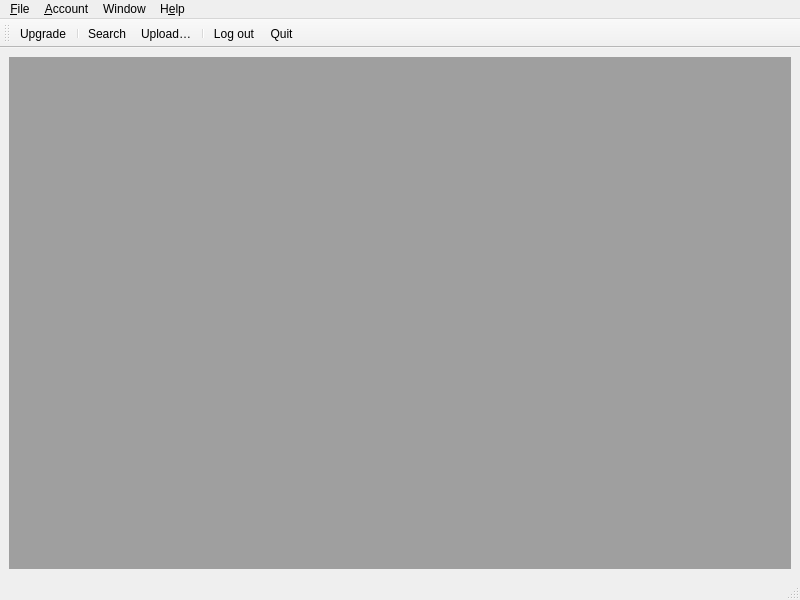
<?xml version="1.0" encoding="UTF-8"?>
<ui version="4.0">
 <class>MainWindow</class>
 <widget class="QMainWindow" name="MainWindow">
  <property name="geometry">
   <rect>
    <x>0</x>
    <y>0</y>
    <width>800</width>
    <height>600</height>
   </rect>
  </property>
  <property name="windowTitle">
   <string>aurqt</string>
  </property>
  <widget class="QWidget" name="centralwidget">
   <property name="enabled">
    <bool>true</bool>
   </property>
   <layout class="QGridLayout" name="gridLayout">
    <item row="0" column="0">
     <widget class="QMdiArea" name="mdiArea"/>
    </item>
   </layout>
  </widget>
  <widget class="QStatusBar" name="statusbar"/>
  <widget class="QMenuBar" name="menubar">
   <property name="geometry">
    <rect>
     <x>0</x>
     <y>0</y>
     <width>800</width>
     <height>24</height>
    </rect>
   </property>
   <widget class="QMenu" name="menuPackage">
    <property name="title">
     <string>&amp;File</string>
    </property>
    <addaction name="separator"/>
    <addaction name="actionUpgrade"/>
    <addaction name="separator"/>
    <addaction name="actionSearch"/>
    <addaction name="actionUpload"/>
    <addaction name="separator"/>
    <addaction name="actionPreferences"/>
    <addaction name="actionQuit"/>
   </widget>
   <widget class="QMenu" name="menuHelp">
    <property name="title">
     <string>H&amp;elp</string>
    </property>
    <addaction name="actionOnline_Help"/>
    <addaction name="actionAbout"/>
   </widget>
   <widget class="QMenu" name="menuAccount">
    <property name="title">
     <string>&amp;Account</string>
    </property>
    <addaction name="actionLog_out"/>
    <addaction name="actionMy_Packages"/>
   </widget>
   <widget class="QMenu" name="menuWindow">
    <property name="title">
     <string>Window</string>
    </property>
    <addaction name="actionMinimize"/>
    <addaction name="separator"/>
   </widget>
   <addaction name="menuPackage"/>
   <addaction name="menuAccount"/>
   <addaction name="menuWindow"/>
   <addaction name="menuHelp"/>
  </widget>
  <widget class="QToolBar" name="toolBar">
   <property name="windowTitle">
    <string>toolBar</string>
   </property>
   <property name="iconSize">
    <size>
     <width>32</width>
     <height>32</height>
    </size>
   </property>
   <property name="toolButtonStyle">
    <enum>Qt::ToolButtonFollowStyle</enum>
   </property>
   <attribute name="toolBarArea">
    <enum>TopToolBarArea</enum>
   </attribute>
   <attribute name="toolBarBreak">
    <bool>false</bool>
   </attribute>
   <addaction name="actionUpgrade"/>
   <addaction name="separator"/>
   <addaction name="actionSearch"/>
   <addaction name="actionUpload"/>
   <addaction name="separator"/>
   <addaction name="actionLog_out"/>
   <addaction name="actionQuit"/>
  </widget>
  <action name="actionQuit">
   <property name="icon">
    <iconset theme="application-exit">
     <normaloff/>
    </iconset>
   </property>
   <property name="text">
    <string>&amp;Quit</string>
   </property>
   <property name="shortcut">
    <string>Ctrl+Q</string>
   </property>
   <property name="shortcutContext">
    <enum>Qt::ApplicationShortcut</enum>
   </property>
  </action>
  <action name="actionUpload">
   <property name="icon">
    <iconset theme="list-add">
     <normaloff/>
    </iconset>
   </property>
   <property name="text">
    <string>&amp;Upload…</string>
   </property>
   <property name="toolTip">
    <string>Upload…</string>
   </property>
   <property name="shortcut">
    <string>Ctrl+Shift+U</string>
   </property>
   <property name="shortcutContext">
    <enum>Qt::ApplicationShortcut</enum>
   </property>
  </action>
  <action name="actionSearch">
   <property name="icon">
    <iconset theme="edit-find">
     <normaloff/>
    </iconset>
   </property>
   <property name="text">
    <string>&amp;Search</string>
   </property>
   <property name="shortcut">
    <string>Ctrl+S</string>
   </property>
   <property name="shortcutContext">
    <enum>Qt::ApplicationShortcut</enum>
   </property>
  </action>
  <action name="actionOnline_Help">
   <property name="icon">
    <iconset theme="help-contents">
     <normaloff/>
    </iconset>
   </property>
   <property name="text">
    <string>Online &amp;Help</string>
   </property>
   <property name="toolTip">
    <string>Online Help</string>
   </property>
   <property name="shortcut">
    <string>F1</string>
   </property>
   <property name="shortcutContext">
    <enum>Qt::ApplicationShortcut</enum>
   </property>
  </action>
  <action name="actionAbout">
   <property name="icon">
    <iconset theme="help-about">
     <normaloff/>
    </iconset>
   </property>
   <property name="text">
    <string>&amp;About</string>
   </property>
  </action>
  <action name="actionPreferences">
   <property name="icon">
    <iconset theme="configure">
     <normaloff/>
    </iconset>
   </property>
   <property name="text">
    <string>&amp;Preferences</string>
   </property>
   <property name="toolTip">
    <string>Preferences</string>
   </property>
   <property name="shortcut">
    <string>Ctrl+,</string>
   </property>
   <property name="shortcutContext">
    <enum>Qt::ApplicationShortcut</enum>
   </property>
  </action>
  <action name="actionLog_out">
   <property name="icon">
    <iconset theme="system-log-out">
     <normaloff/>
    </iconset>
   </property>
   <property name="text">
    <string>&amp;Log out</string>
   </property>
   <property name="shortcut">
    <string>Ctrl+L</string>
   </property>
   <property name="shortcutContext">
    <enum>Qt::ApplicationShortcut</enum>
   </property>
  </action>
  <action name="actionMinimize">
   <property name="checkable">
    <bool>true</bool>
   </property>
   <property name="text">
    <string>Mi&amp;nimize</string>
   </property>
   <property name="shortcut">
    <string>Ctrl+Shift+M</string>
   </property>
   <property name="shortcutContext">
    <enum>Qt::WindowShortcut</enum>
   </property>
  </action>
  <action name="actionMy_Packages">
   <property name="icon">
    <iconset theme="user-identity">
     <normaloff/>
    </iconset>
   </property>
   <property name="text">
    <string>&amp;My Packages</string>
   </property>
   <property name="shortcut">
    <string>Ctrl+M</string>
   </property>
   <property name="shortcutContext">
    <enum>Qt::ApplicationShortcut</enum>
   </property>
  </action>
  <action name="actionUpgrade">
   <property name="icon">
    <iconset theme="system-software-update">
     <normaloff/>
    </iconset>
   </property>
   <property name="text">
    <string>&amp;Upgrade</string>
   </property>
   <property name="toolTip">
    <string>Upgrade the system packages.</string>
   </property>
   <property name="shortcut">
    <string>Ctrl+U</string>
   </property>
   <property name="shortcutContext">
    <enum>Qt::ApplicationShortcut</enum>
   </property>
  </action>
 </widget>
 <resources/>
 <connections/>
</ui>
